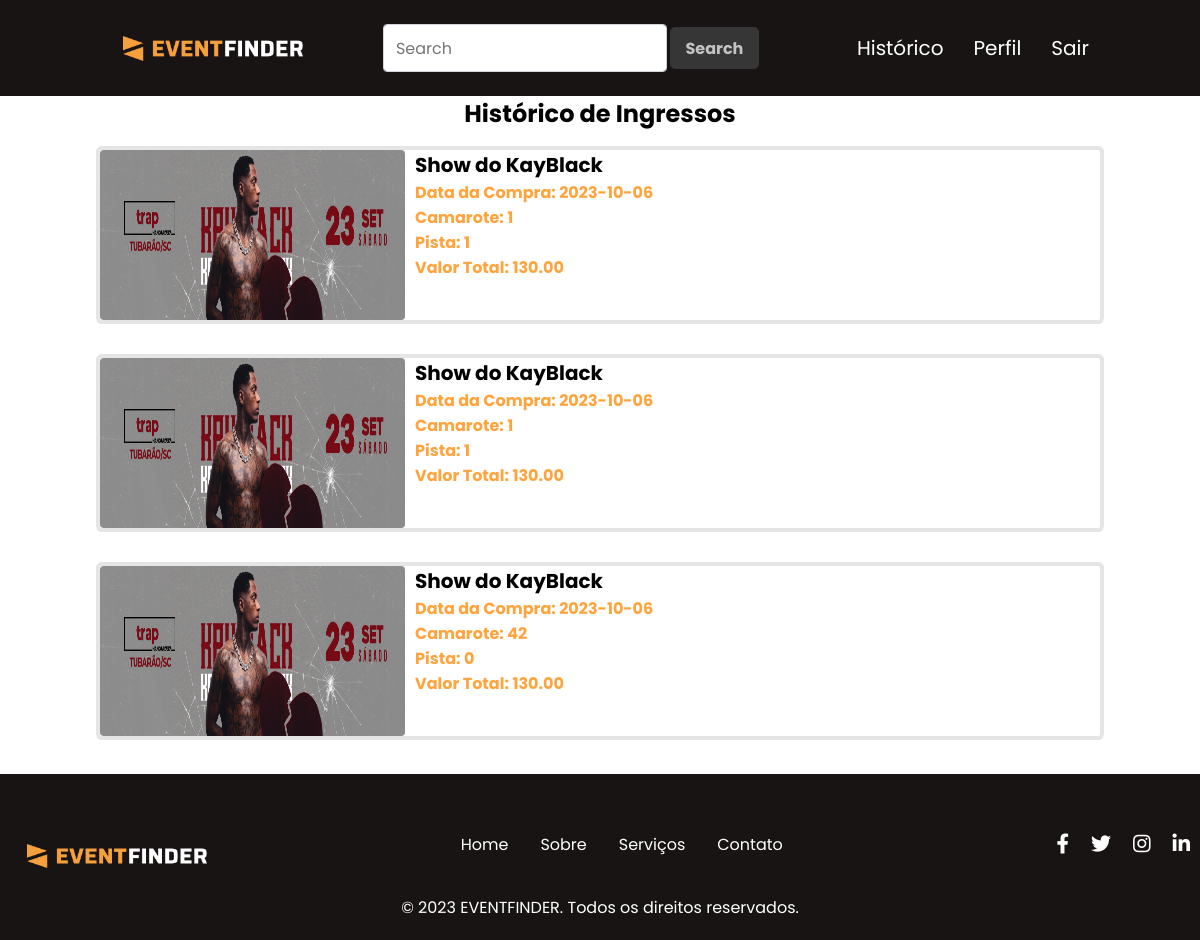
The app's page /eventfinder/area-restrita/historico-pedidos.php (signed in) with its own data.
### tables this page shows
CREATE TABLE `tbingresso` (
  `idIngresso` int(11) NOT NULL,
  `idEvento` int(11) NOT NULL,
  `quantidadeCamarote` int(11) NOT NULL,
  `quantidadePista` int(11) NOT NULL,
  `valorCamarote` decimal(10,2) NOT NULL,
  `valorPista` decimal(10,2) NOT NULL,
  `valorTotal` decimal(10,2) NOT NULL,
  `dataCompra` date NOT NULL,
  `idUsuario` int(11) NOT NULL
);

CREATE TABLE `tbevento` (
  `idEvento` int(11) NOT NULL,
  `descEvento` varchar(100) NOT NULL,
  `tipoEvento` varchar(50) NOT NULL,
  `fotoEvento` varchar(100) NOT NULL,
  `idadeMinima` varchar(100) NOT NULL,
  `precoCamarote` decimal(10,2) DEFAULT NULL,
  `precoPista` decimal(10,2) NOT NULL,
  `localEvento` varchar(100) NOT NULL,
  `dataEvento` date NOT NULL,
  `horaEvento` time NOT NULL,
  `horaAberturaEvento` time NOT NULL,
  `idOrganizador` int(11) DEFAULT NULL
);

### eventfinder/Classes/Ingresso.php (called while the page is built, shortened)
<?php
class Ingresso {
    public function buscarIngressoPorIdUsuario($idUsuario) {
        $conexao = Conexao::conectar();
        $stmt = $conexao->prepare("SELECT * FROM tbIngresso WHERE idUsuario = ?");
        $stmt->bindValue(1, $idUsuario);
        $stmt->execute();
        return $stmt->fetchAll(PDO::FETCH_ASSOC);
    }
}
?>

### eventfinder/Classes/Evento.php (called while the page is built, shortened)
<?php
class Evento {
    private $idEvento;
    public function setIdEvento($idEvento) {
        $this->idEvento = $idEvento;
    }
public function buscarPorId(){
    $conexao = Conexao::conectar();
    $stmt = $conexao->prepare("SELECT * FROM tbEvento WHERE idEvento = ?");
    $stmt->bindValue(1, $this->idEvento);
    $stmt->execute();
    $dadosEvento = $stmt->fetch(PDO::FETCH_ASSOC);
    return $dadosEvento;
}
}
?>

### eventfinder/area-restrita/historico-pedidos.php (the view, shortened to what this page needs)
<?php
require_once("../Classes/Ingresso.php");
require_once("../Classes/Evento.php");
$idUsuario = $_SESSION['idUsuario'];
$ingresso = new Ingresso();
$ingressos = $ingresso->buscarIngressoPorIdUsuario($idUsuario);
?>
<!DOCTYPE html>
<html>
<head>
    <link rel="stylesheet" href="css/Style.css">
</head>
<body>
<header>
            <nav class="nav-bar">
                <a class="logo" href="index-restrito-usuario.php"><img src="images/logo/logo.png" class="logo-img"></a>
                <form class="form_inline" method="POST" action="../resultados-pesquisa.php">
                    <input class="caixa" type="search" placeholder="Search" aria-label="Search" name="pesquisa">
                    <button class="btn" type="submit">Search</button>
                    </form>
                <div class="nav-list">
                    <ul>
                        <li class="nav-item"><a href="historico-pedidos.php" class="nav-link">Histórico</a></li>
                        <li class="nav-item"><a href="perfilUsuario.php" class="nav-link">Perfil</a></li>
                        <li class="nav-item"><a href="../logout.php" class="nav-link">Sair</a></li>
                    </ul>
                </div>
            </nav>
    </header>
    <div class="wrapperC">
        <div class="allHP">
            <h2>Histórico de Ingressos</h2>
            <?php if (empty($ingressos)) : ?>
            <p>Nenhum ingresso encontrado.</p>
            <?php else : ?>
            <tbody>
                <?php foreach ($ingressos as $ingresso) : ?>
                <?php
                    $evento = new Evento();
                    $evento->setIdEvento($ingresso['idEvento']);
                    $dadosEvento = $evento->buscarPorId();
                    ?>
                <tr>
                    <div class="HP">
                        <div class="card">
                            <img src="<?php echo $dadosEvento['fotoEvento'] ?>" class="card">
                        </div>
                        <div class="cardHP">
                            <p class="title"><?php echo $dadosEvento['descEvento']; ?></p>
                            <p class="data">Data da Compra: <?php echo $ingresso['dataCompra']; ?></p>
                            <p class="data">Camarote: <?php echo $ingresso['quantidadeCamarote']; ?></p>
                            <p class="data">Pista: <?php echo $ingresso['quantidadePista']; ?></p>
                            <p class="data">Valor Total: <?php echo $ingresso['valorTotal']; ?></p>
                        </div>
                    </div>
                </tr>
                <?php endforeach; ?>
            </tbody>
            <?php endif; ?>
        </div>
    </div>
    <?php require_once "footer-restrito.php";?>
</body>
</html>

### eventfinder/area-restrita/css/Style.css (style rules this page uses)
* { padding: 0px; margin: 0px; }
body , html { color: rgb(255, 255, 255); background-color: #ffffff; font-family: "Poppins", sans-serif; height: 100%; }
body { margin:0; padding: 0; }
ul li { margin-left: 0.75em; margin-right: 0.75em; }
.logo { color: white; text-decoration: none; font-size: 20px; transition: 0.3s; font-size: 24px; text-transform: uppercase; letter-spacing: 1px; }
.caixa { width: 440px; padding: .500rem .75rem; font-size: 1rem; color: black; background-color: #fff; background-clip: padding-box; border: 1px solid #ced4da; border-radius: .25rem; transition: border-color .15s; font-family: "Poppins", sans-serif; }
.btn { width: 95px; height: 48px; border-radius: 8px; color: rgba(255, 255, 255, 0.700); background-color: rgb(54, 54, 54); font-family: "Poppins", sans-serif; font-weight: bold; font-size: 16px; border: 3px solid #191414; }
.card { width: 305px; height: 170px; border-radius: 4px; font-family: "Poppins", sans-serif; }
.title { font-size: 20px; color:black; }
.data { color: #ffa43c; font-weight: bold; }
.logo-img { width: 180px; height: auto; margin-top: 10px; margin-left: 27px; }
html, body { height: 100%; margin: 0; padding: 0; }
.wrapperC { min-height: 84.7vh; display: flex; flex-direction: column; }
.allHP { width: auto; display: flex; flex-direction: column; align-items: center; }
.HP { height: auto; max-width: 1000px; font-family: "Poppins"; font-weight: bold; background-color: #ffffff; border-radius: 6px; border: 4px solid rgba(0, 0, 0, 0.1); display: flex !important; color: black; margin: 15px; width: 100%; }
.allHP h2 { color: black; }
.cardHP { display: flex; flex-direction: column; flex-wrap: wrap; margin: 0 10px; }
@media (max-width: 1200px) { .caixa { width: 65%; transition: 0.3s ease; } }
@media (max-width: 1200px) { .form_inline { transition: 0.3s ease; display: flex; justify-content: center; } }
@media (max-width: 1200px) { .nav-bar { padding: 1.5rem 1.5rem; transition: 0.3s ease; } }
.nav-bar { font-family: "Poppins", sans-serif; display: flex; align-items: center; background-color: #191414; justify-content: space-between; padding: 1.5rem 6rem; }
.nav-list { display: flex; align-items: center; }
.nav-list ul { display: flex; justify-content: center; list-style: none; }
.nav-item { margin: 0 15px; }
.nav-link { text-decoration: none; font-size: 1.15rem; color: #fff; font-weight: 400; color: inherit; text-decoration: none; font-size: 20px; transition: 0.3s ease; display:flex; align-items: center; }

### records on screen
tbingresso: idEvento.fotoEvento (picture), idEvento.descEvento "Show do KayBlack", dataCompra "2023-10-06", quantidadeCamarote "1", quantidadePista "1", valorTotal "130.00"
tbingresso: idEvento.fotoEvento (picture), idEvento.descEvento "Show do KayBlack", dataCompra "2023-10-06", quantidadeCamarote "1", quantidadePista "1", valorTotal "130.00"
tbingresso: idEvento.fotoEvento (picture), idEvento.descEvento "Show do KayBlack", dataCompra "2023-10-06", quantidadeCamarote "42", quantidadePista "0", valorTotal "130.00"
